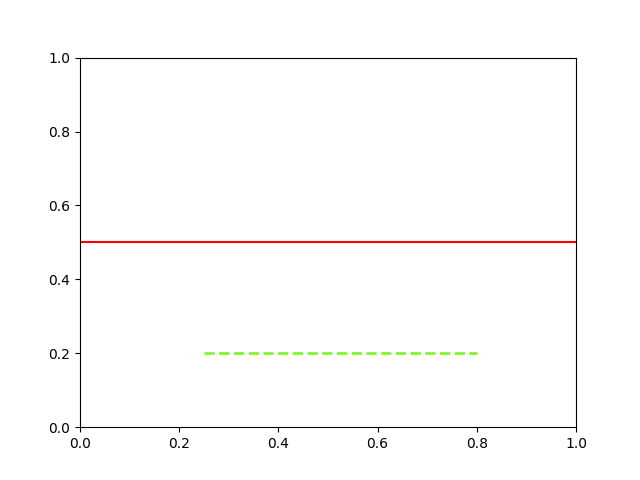

The Python source for this figure:
#!/usr/bin/python3
import matplotlib
matplotlib.use('Agg') # Bypass the need to install Tkinter GUI framework
import matplotlib.pyplot as plt

# Draw a simple red line at y=0.5.
plt.axhline(y=0.5, color='r', linestyle='-')


# Draw a line between x-axis 0.25 and 0.8.
green_fluorescent='#83f52c'
plt.axhline(y=0.2, xmin=0.25, xmax=0.8, color=green_fluorescent, linestyle='--', linewidth=2)

# Save graph to file.
plt.savefig('horizontal-lines.png')